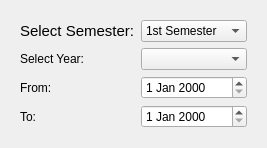
             <widget class="QWidget" name="semester">
              <layout class="QGridLayout" name="gridLayout_6">
               <item row="0" column="0">
                <widget class="QWidget" name="widget_2" native="true">
                 <layout class="QFormLayout" name="formLayout_6">
                  <item row="0" column="1">
                   <widget class="QComboBox" name="semesterComboBox">
                    <item>
                     <property name="text">
                      <string>1st Semester</string>
                     </property>
                    </item>
                    <item>
                     <property name="text">
                      <string>2nd Semester</string>
                     </property>
                    </item>
                    <item>
                     <property name="text">
                      <string>3rd Semester</string>
                     </property>
                    </item>
                   </widget>
                  </item>
                  <item row="1" column="0">
                   <widget class="QLabel" name="label_32">
                    <property name="text">
                     <string>Select Year:</string>
                    </property>
                   </widget>
                  </item>
                  <item row="1" column="1">
                   <widget class="QComboBox" name="semYearComboBox"/>
                  </item>
                  <item row="2" column="0">
                   <widget class="QLabel" name="label_28">
                    <property name="text">
                     <string>From:</string>
                    </property>
                   </widget>
                  </item>
                  <item row="2" column="1">
                   <widget class="QDateEdit" name="startDateEdit"/>
                  </item>
                  <item row="3" column="0">
                   <widget class="QLabel" name="label_29">
                    <property name="text">
                     <string>To:</string>
                    </property>
                   </widget>
                  </item>
                  <item row="3" column="1">
                   <widget class="QDateEdit" name="endDateEdit"/>
                  </item>
                  <item row="0" column="0">
                   <widget class="QLabel" name="label_31">
                    <property name="font">
                     <font>
                      <family>Segoe UI</family>
                      <pointsize>11</pointsize>
                      <fontweight>DemiBold</fontweight>
                     </font>
                    </property>
                    <property name="text">
                     <string>Select Semester:</string>
                    </property>
                   </widget>
                  </item>
                 </layout>
                </widget>
               </item>
              </layout>
             </widget>
